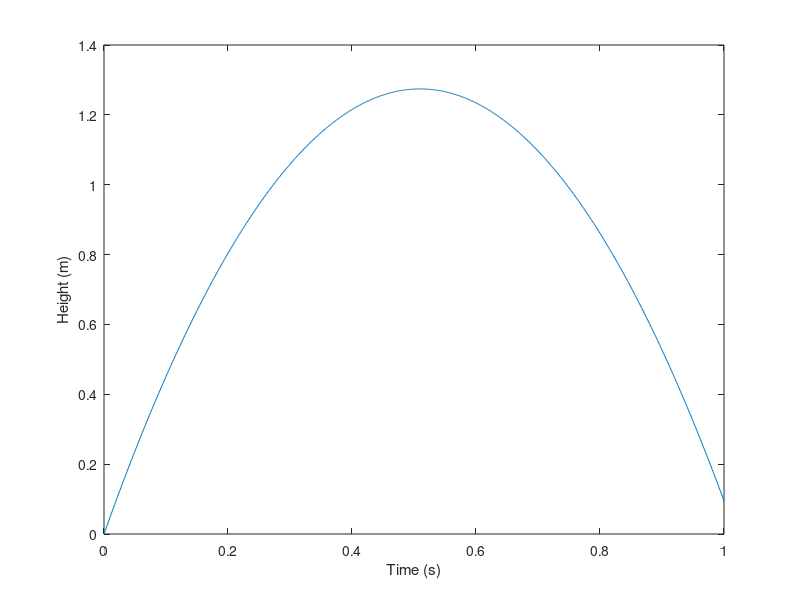

Here is the MATLAB script that generated this plot:
g = 9.81;
v0 = 5;
t = linspace(0, 1, 1000);
y = v0*t - 0.5*g*t.^2;

% At this point, the array y with all the heights is ready.
% Now we need to find the largest value within y.

largest_height = y(1);   % Preliminary value
for i = 2:1000
   if y(i) > largest_height
       largest_height = y(i);
   end
end

fprintf('The largest height achieved was %f m \n',largest_height);

% We might also like to plot the path again just to compare
plot(t,y);
xlabel('Time (s)');
ylabel('Height (m)')
